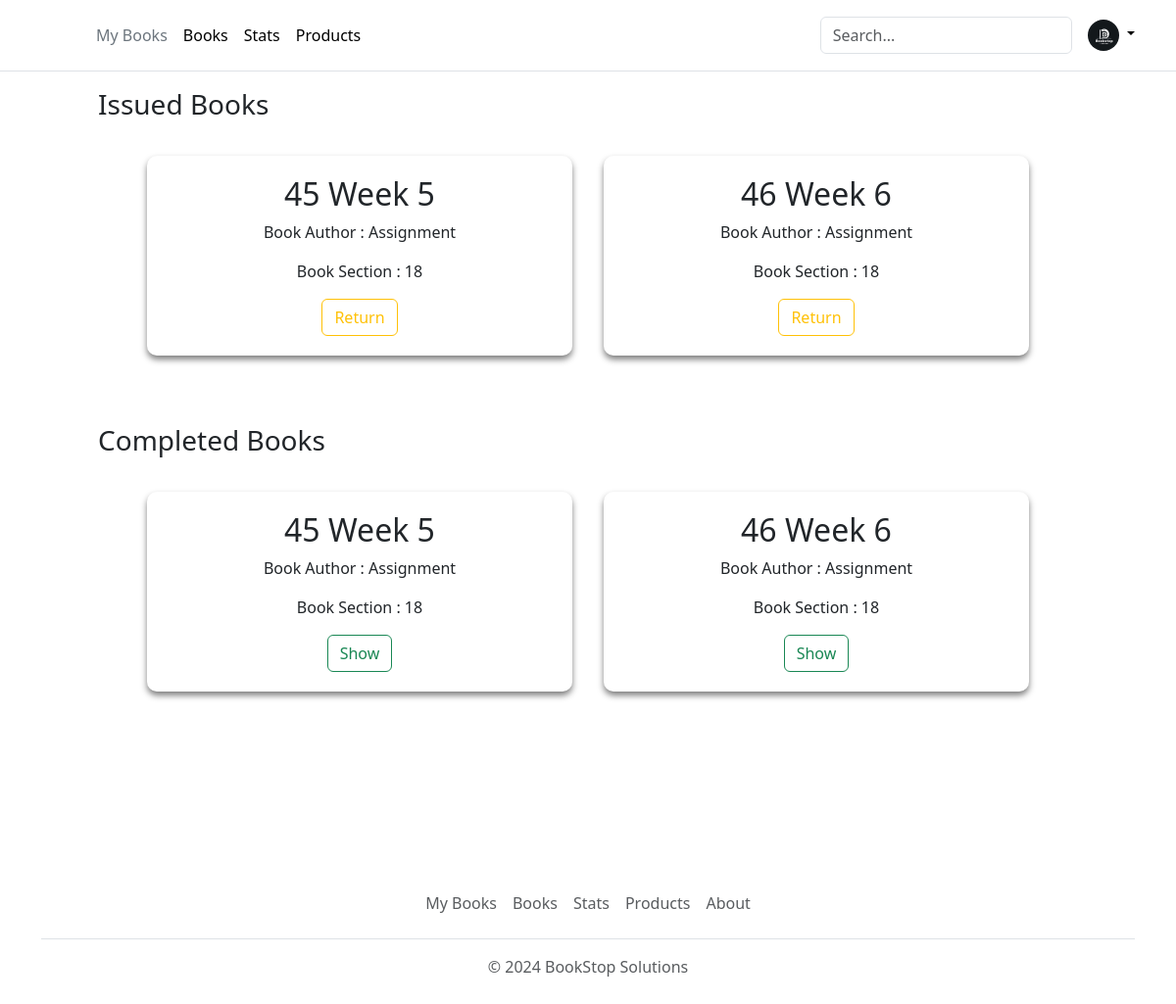
Before: /myBooks with the older database file.
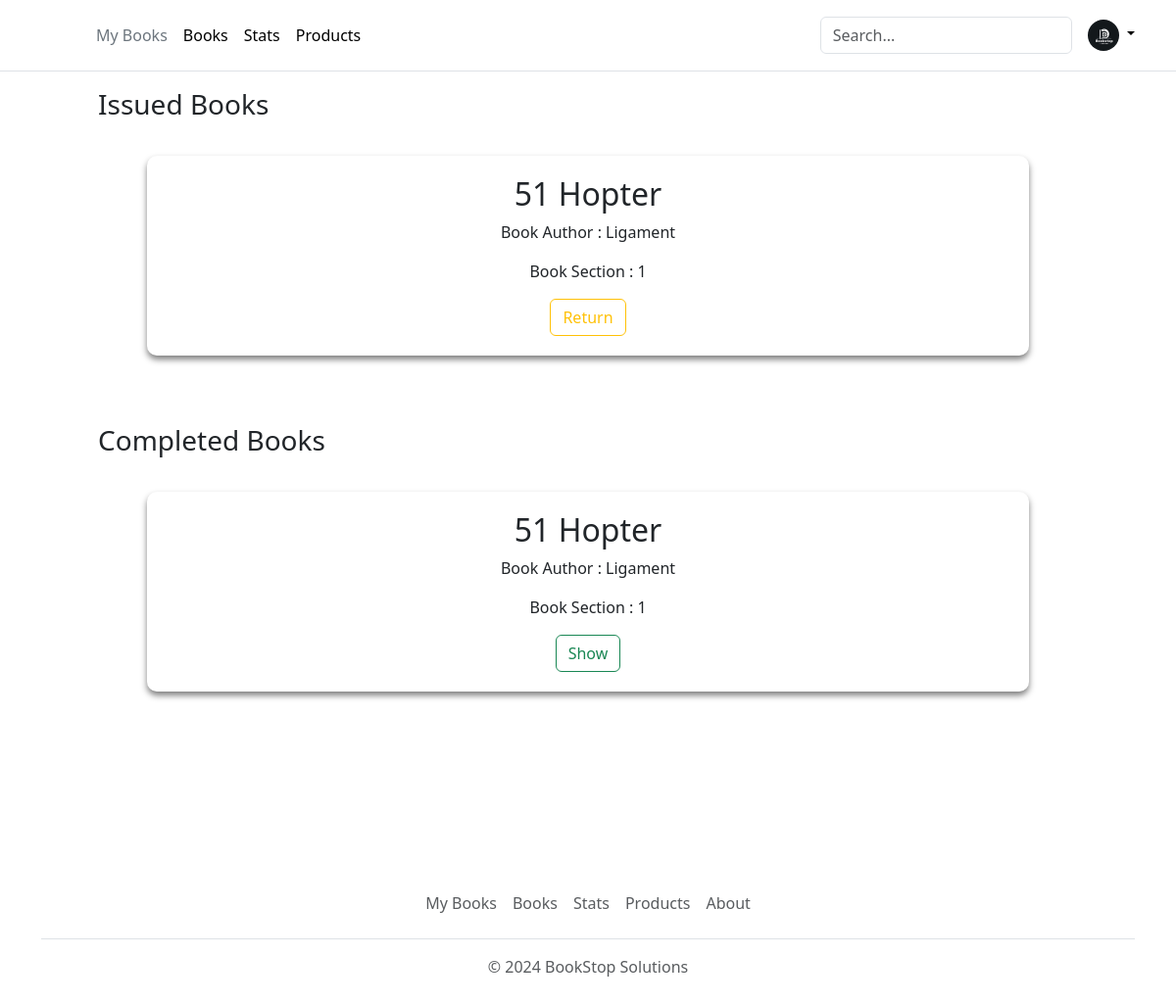
After: the same page with the newer database file.
### app.py (models this page shows)
class Books(db.Model):
    __tablename__ = 'books'
    BookId = db.Column(db.Integer, autoincrement=True, primary_key=True)
    SectionId = db.Column(db.Integer, db.ForeignKey('section.SectionId'), nullable=False)
    Title = db.Column(db.String(50), nullable=False)
    Author = db.Column(db.String(50), nullable=False)
    Content = db.Column(db.Text)
    ImageLink = db.Column(db.String(255))

### app.py (the view)
@app.route("/myBooks", methods=["GET","POST"])
def myBooks():
    books = Books.query.all()
    return render_template("myBooks.html", books= books)

### templates/myBooks.html (shortened to what this page needs)
<!DOCTYPE html>
<html lang="en">
  <head>
    <link rel="stylesheet" href="/static/add-section.css" />
    {% include 'bootstrap.html' %}
  </head>
  <body>
    <div>
      {% include 'header.html' %}
      <div>
        <h3>Issued Books</h3>
        <div class="main-container">
          {% for book in books %}
          <div class="section-container" id="1">
            <h2>{{book.BookId}} {{book.Title}}</h2>
            <p>Book Author : {{book.Author}}</p>
            <div>
              <p>Book Section : {{book.SectionId}}</p>
            </div>
            <button
              type="button"
              id="request{{book.BookId}}"
              class="btn btn-outline-warning"
            >
              Return
            </button>
          </div>
          {% endfor %}
        </div>
        <h3 class="second">Completed Books</h3>
        <div class="main-container">
          {% for book in books %}
          <div class="section-container" id="1">
            <h2>{{book.BookId}} {{book.Title}}</h2>
            <p>Book Author : {{book.Author}}</p>
            <div>
              <p>Book Section : {{book.SectionId}}</p>
            </div>
            <button
              type="button"
              id="request{{book.BookId}}"
              class="btn btn-outline-success"
            >
              Show
            </button>
          </div>
          {% endfor %}
        </div>
        {% include 'footer.html' %}
      </div>
    </div>
  </body>
</html>

Changed rows visible on the page:
removed Books: BookId "45", Title "Week 5", Author "Assignment", SectionId "18"
removed Books: BookId "46", Title "Week 6", Author "Assignment", SectionId "18"
added Books: BookId "51", Title "Hopter", Author "Ligament", SectionId "1"
